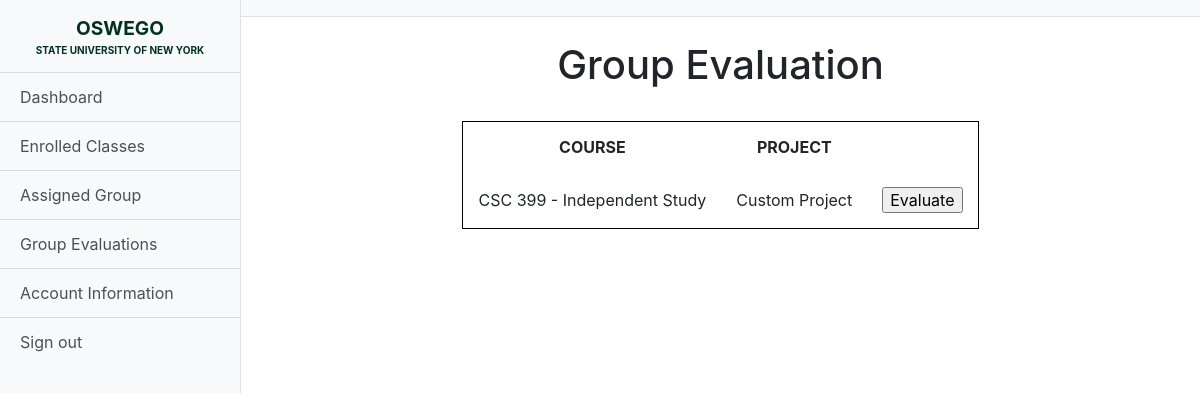
The app's page /class-evaluation.php (signed in) with its own data.
### tables this page shows
CREATE TABLE course (
	id INT AUTO_INCREMENT PRIMARY KEY,
    code TEXT NOT NULL,
    section TEXT,
    name TEXT NOT NULL,
    description TEXT,
    instructor_id INT REFERENCES user(id)
);

CREATE TABLE project (
	id INT AUTO_INCREMENT PRIMARY KEY,
    name TEXT NOT NULL,
    description TEXT
);

### class-evaluation.php (the view, shortened to what this page needs)
<?php
include('session.php');
$lakerid = $_SESSION['login_id'];
$tableData = $db -> query("SELECT course.code, course.name AS c_name, project.name AS p_name, project.id AS id
FROM student_group
JOIN project ON project.id = student_group.project_id
JOIN project_list ON project_list.project_id = project.id
JOIN course ON project_list.course_id = course.id
WHERE student_group.student_id = '$lakerid'");
$p = '';
while ($dat = $tableData -> fetch_array()) {
    $pid = $dat['id'];
    $tableCounter = $db -> query("SELECT COUNT(user_id) FROM enrollment WHERE course_id = '$pid'");
    $row = mysqli_fetch_array($tableCounter);
    $p = $p . '<form method="post"><tr>
    <td>' . $dat['code'] . ' - ' . $dat['c_name'] . '</td>
    <td>' . $dat['p_name'] . '</td>';
    if ($row[0] == 0) {
        $tableCounters = $db -> query("SELECT COUNT(eval_id)
FROM student_evaluation
JOIN evaluation ON eval_id = evaluation.id
WHERE evaluation.sender_id = '$lakerid';");
        $rowers = mysqli_fetch_array($tableCounters);
        if ($rowers[0] > 0) {
            $p = $p . '<td><input type="submit" value="Evaluate" name="' . $dat['id'] . '" disabled="true"></td>' . '</tr></form>';
        } else {
            $p = $p . '<td><input type="submit" value="Evaluate" name="' . $dat['id'] . '"></td>' . '</tr></form>';
        }
    } else {
        $p = $p . "<td>ONLY YOU IN HERE</td>" . '</tr></form>';
    }
}
?>
<html>
    <head>
        <link href="vendor/bootstrap/css/bootstrap.min.css" rel="stylesheet">
        <link href="css/simple-sidebar.css" rel="stylesheet">
    </head>
    <body>
        <div class="d-flex" id="wrapper">
            <?php include('nav.php'); ?>
            <div id="page-content-wrapper">
                <nav class="navbar navbar-expand-lg navbar-light bg-light border-bottom"></nav>
                <center>
                    <div class="container-fluid" id="class_eval">
                        <h1 class="mt-4">Group Evaluation</h1>
                        <p>
                            <br>
                            <table cellpadding="15" style="border: 1px solid black; text-align:center;">
                                <tr>
                                    <th>COURSE</th>
                                    <th>PROJECT</th>
                                    <th></th>
                                </tr>
                                <?php echo $p; ?>
                            </table>
                        </p>
                    </div>
                </center>
            </div>
        </div>
    </body>
</html>

### css/simple-sidebar.css (style rules this page uses)
body { overflow-x: hidden; }
#page-content-wrapper { min-width: 100vw; }
@media (min-width: 768px) { #page-content-wrapper { min-width: 0; width: 100%; } }

### records on screen
course: code "CSC 399", name "Independent Study", project.name "Custom Project"
